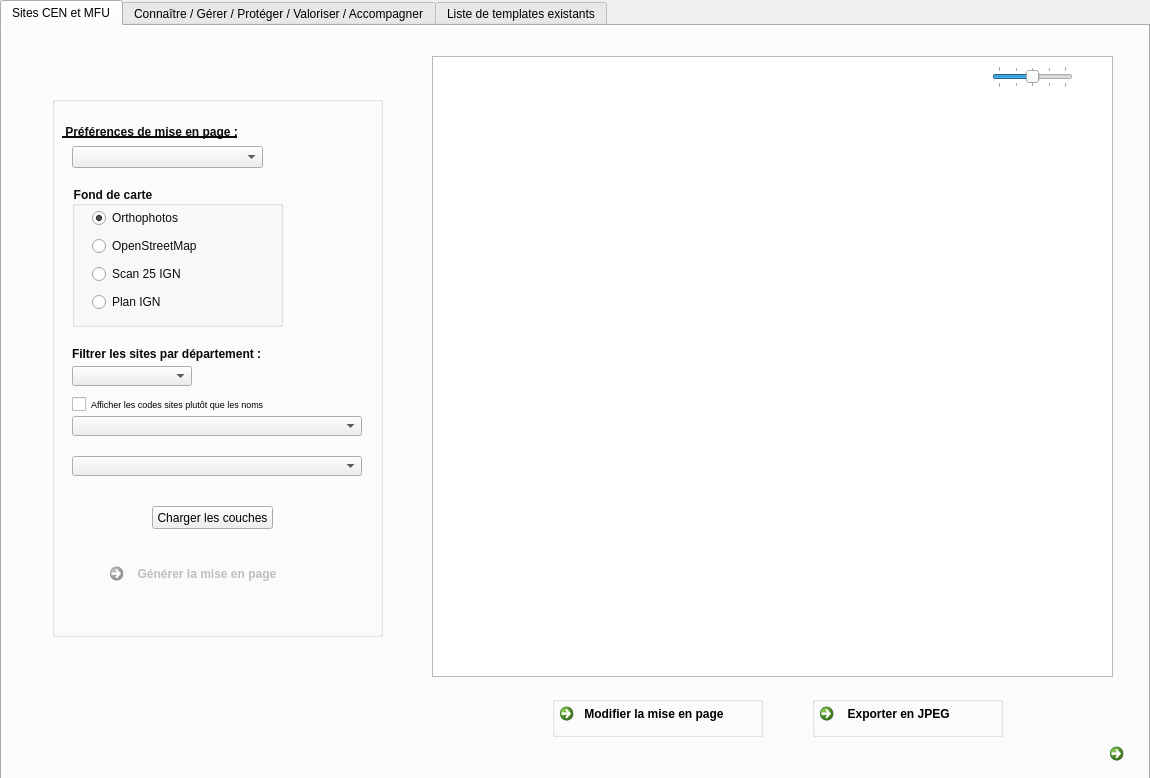
<?xml version="1.0" encoding="UTF-8"?>
<ui version="4.0">
 <class>MapCENDialogBase</class>
 <widget class="QDialog" name="MapCENDialogBase">
  <property name="geometry">
   <rect>
    <x>0</x>
    <y>0</y>
    <width>1150</width>
    <height>778</height>
   </rect>
  </property>
  <property name="windowTitle">
   <string>MapCEN</string>
  </property>
  <widget class="QTabWidget" name="tabWidget">
   <property name="geometry">
    <rect>
     <x>0</x>
     <y>0</y>
     <width>1150</width>
     <height>781</height>
    </rect>
   </property>
   <property name="minimumSize">
    <size>
     <width>1150</width>
     <height>781</height>
    </size>
   </property>
   <property name="maximumSize">
    <size>
     <width>1150</width>
     <height>781</height>
    </size>
   </property>
   <property name="baseSize">
    <size>
     <width>1150</width>
     <height>781</height>
    </size>
   </property>
   <property name="styleSheet">
    <string notr="true">QWidget#tab{background-image: url(:/plugins/map_cen/Capture.png)}
QWidget#tab_2{background-image: url(:/plugins/map_cen/Capture.png)}
QWidget#tab_3{background-image: url(:/plugins/map_cen/Capture.png)}</string>
   </property>
   <property name="currentIndex">
    <number>0</number>
   </property>
   <widget class="QWidget" name="tab_2">
    <property name="styleSheet">
     <string notr="true">QWidget#tab_2{background-image: url(:/plugins/map_cen/Capture.png)}</string>
    </property>
    <attribute name="title">
     <string>Sites CEN et MFU</string>
    </attribute>
    <widget class="QGroupBox" name="groupBox_2">
     <property name="geometry">
      <rect>
       <x>50</x>
       <y>70</y>
       <width>331</width>
       <height>541</height>
      </rect>
     </property>
     <property name="font">
      <font>
       <weight>75</weight>
       <bold>true</bold>
      </font>
     </property>
     <property name="styleSheet">
      <string notr="true">QGroupBox#groupBox_2{background-color: rgb(255, 255, 255, 170);}</string>
     </property>
     <property name="title">
      <string/>
     </property>
     <widget class="QGroupBox" name="groupBox">
      <property name="geometry">
       <rect>
        <x>20</x>
        <y>90</y>
        <width>211</width>
        <height>141</height>
       </rect>
      </property>
      <property name="font">
       <font>
        <weight>75</weight>
        <bold>true</bold>
       </font>
      </property>
      <property name="styleSheet">
       <string notr="true">color: rgb(13, 13, 13);</string>
      </property>
      <property name="title">
       <string>Fond de carte</string>
      </property>
      <widget class="QWidget" name="verticalLayoutWidget">
       <property name="geometry">
        <rect>
         <x>20</x>
         <y>20</y>
         <width>171</width>
         <height>111</height>
        </rect>
       </property>
       <layout class="QVBoxLayout" name="verticalLayout">
        <item>
         <widget class="QRadioButton" name="radioButton">
          <property name="text">
           <string>Orthophotos</string>
          </property>
          <property name="checked">
           <bool>true</bool>
          </property>
         </widget>
        </item>
        <item>
         <widget class="QRadioButton" name="radioButton_2">
          <property name="enabled">
           <bool>true</bool>
          </property>
          <property name="text">
           <string>OpenStreetMap</string>
          </property>
         </widget>
        </item>
        <item>
         <widget class="QRadioButton" name="radioButton_3">
          <property name="enabled">
           <bool>true</bool>
          </property>
          <property name="text">
           <string>Scan 25 IGN</string>
          </property>
          <property name="checkable">
           <bool>true</bool>
          </property>
         </widget>
        </item>
        <item>
         <widget class="QRadioButton" name="radioButton_4">
          <property name="enabled">
           <bool>true</bool>
          </property>
          <property name="text">
           <string>Plan IGN</string>
          </property>
          <property name="checked">
           <bool>false</bool>
          </property>
         </widget>
        </item>
       </layout>
      </widget>
     </widget>
     <widget class="QLabel" name="label">
      <property name="geometry">
       <rect>
        <x>10</x>
        <y>20</y>
        <width>181</width>
        <height>31</height>
       </rect>
      </property>
      <property name="font">
       <font>
        <weight>75</weight>
        <bold>true</bold>
        <underline>true</underline>
       </font>
      </property>
      <property name="styleSheet">
       <string notr="true">color: rgb(11, 11, 11);</string>
      </property>
      <property name="text">
       <string> Préférences de mise en page :</string>
      </property>
     </widget>
     <widget class="QCommandLinkButton" name="commandLinkButton_4">
      <property name="enabled">
       <bool>false</bool>
      </property>
      <property name="geometry">
       <rect>
        <x>50</x>
        <y>460</y>
        <width>221</width>
        <height>51</height>
       </rect>
      </property>
      <property name="text">
       <string>  Générer la mise en page</string>
      </property>
      <property name="icon">
       <iconset resource="resources.qrc">
        <normaloff>:/plugins/map_cen/project.png</normaloff>:/plugins/map_cen/project.png</iconset>
      </property>
      <property name="iconSize">
       <size>
        <width>30</width>
        <height>30</height>
       </size>
      </property>
     </widget>
     <widget class="QgsCheckableComboBox" name="mComboBox">
      <property name="geometry">
       <rect>
        <x>20</x>
        <y>320</y>
        <width>290</width>
        <height>20</height>
       </rect>
      </property>
      <property name="minimumSize">
       <size>
        <width>290</width>
        <height>20</height>
       </size>
      </property>
      <property name="maximumSize">
       <size>
        <width>290</width>
        <height>20</height>
       </size>
      </property>
      <property name="styleSheet">
       <string notr="true"/>
      </property>
      <property name="currentText">
       <string>Sélectionner le ou les site(s) ici</string>
      </property>
      <property name="maxVisibleItems">
       <number>15</number>
      </property>
      <property name="sizeAdjustPolicy">
       <enum>QComboBox::AdjustToContents</enum>
      </property>
      <property name="defaultText">
       <string>Sélectionner le ou les site(s) ici</string>
      </property>
     </widget>
     <widget class="QLabel" name="label_12">
      <property name="geometry">
       <rect>
        <x>20</x>
        <y>250</y>
        <width>201</width>
        <height>16</height>
       </rect>
      </property>
      <property name="font">
       <font>
        <weight>75</weight>
        <bold>true</bold>
       </font>
      </property>
      <property name="styleSheet">
       <string notr="true">color: rgb(8, 8, 8);</string>
      </property>
      <property name="text">
       <string>Filtrer les sites par département :</string>
      </property>
     </widget>
     <widget class="QLabel" name="label_15">
      <property name="geometry">
       <rect>
        <x>20</x>
        <y>300</y>
        <width>295</width>
        <height>16</height>
       </rect>
      </property>
      <property name="font">
       <font>
        <weight>75</weight>
        <bold>true</bold>
       </font>
      </property>
      <property name="styleSheet">
       <string notr="true">color: rgb(8, 8, 8);</string>
      </property>
      <property name="text">
       <string/>
      </property>
     </widget>
     <widget class="QgsCheckableComboBox" name="mComboBox_3">
      <property name="geometry">
       <rect>
        <x>20</x>
        <y>360</y>
        <width>290</width>
        <height>20</height>
       </rect>
      </property>
      <property name="minimumSize">
       <size>
        <width>290</width>
        <height>20</height>
       </size>
      </property>
      <property name="maximumSize">
       <size>
        <width>290</width>
        <height>20</height>
       </size>
      </property>
      <property name="styleSheet">
       <string notr="true"/>
      </property>
      <property name="maxVisibleItems">
       <number>15</number>
      </property>
      <property name="sizeAdjustPolicy">
       <enum>QComboBox::AdjustToContents</enum>
      </property>
      <property name="defaultText">
       <string>Périmètres écologiques :</string>
      </property>
     </widget>
     <widget class="QComboBox" name="comboBox_3">
      <property name="geometry">
       <rect>
        <x>20</x>
        <y>50</y>
        <width>191</width>
        <height>22</height>
       </rect>
      </property>
      <property name="currentText">
       <string/>
      </property>
      <property name="currentIndex">
       <number>-1</number>
      </property>
      <item>
       <property name="text">
        <string>Choix du type de carte :</string>
       </property>
      </item>
     </widget>
     <widget class="QPushButton" name="pushButton">
      <property name="geometry">
       <rect>
        <x>100</x>
        <y>410</y>
        <width>121</width>
        <height>23</height>
       </rect>
      </property>
      <property name="text">
       <string>Charger les couches</string>
      </property>
     </widget>
     <widget class="QCheckBox" name="checkBox">
      <property name="geometry">
       <rect>
        <x>20</x>
        <y>300</y>
        <width>281</width>
        <height>17</height>
       </rect>
      </property>
      <property name="font">
       <font>
        <pointsize>7</pointsize>
       </font>
      </property>
      <property name="text">
       <string>Afficher les codes sites plutôt que les noms</string>
      </property>
     </widget>
     <widget class="QgsCheckableComboBox" name="mComboBox_4">
      <property name="geometry">
       <rect>
        <x>20</x>
        <y>270</y>
        <width>120</width>
        <height>20</height>
       </rect>
      </property>
      <property name="minimumSize">
       <size>
        <width>120</width>
        <height>20</height>
       </size>
      </property>
      <property name="maximumSize">
       <size>
        <width>120</width>
        <height>20</height>
       </size>
      </property>
      <property name="styleSheet">
       <string notr="true"/>
      </property>
      <property name="currentText">
       <string/>
      </property>
      <property name="currentIndex">
       <number>-1</number>
      </property>
      <property name="maxVisibleItems">
       <number>15</number>
      </property>
      <property name="sizeAdjustPolicy">
       <enum>QComboBox::AdjustToContents</enum>
      </property>
      <property name="defaultText">
       <string/>
      </property>
     </widget>
    </widget>
    <widget class="QGroupBox" name="groupBox_3">
     <property name="geometry">
      <rect>
       <x>550</x>
       <y>670</y>
       <width>211</width>
       <height>41</height>
      </rect>
     </property>
     <property name="styleSheet">
      <string notr="true">QGroupBox#groupBox_3{background-color: rgb(255, 255, 255, 170);}</string>
     </property>
     <property name="title">
      <string/>
     </property>
     <widget class="QCommandLinkButton" name="commandLinkButton_5">
      <property name="geometry">
       <rect>
        <x>0</x>
        <y>0</y>
        <width>211</width>
        <height>41</height>
       </rect>
      </property>
      <property name="styleSheet">
       <string notr="true">QCommandLinkButton#commandLinkButton_3{background-color: rgb(255, 255, 255, 170);}</string>
      </property>
      <property name="text">
       <string> Modifier la mise en page</string>
      </property>
      <property name="icon">
       <iconset resource="resources.qrc">
        <normaloff>:/plugins/map_cen/edit.png</normaloff>:/plugins/map_cen/edit.png</iconset>
      </property>
      <property name="iconSize">
       <size>
        <width>30</width>
        <height>20</height>
       </size>
      </property>
     </widget>
    </widget>
    <widget class="QGroupBox" name="groupBox_5">
     <property name="geometry">
      <rect>
       <x>810</x>
       <y>670</y>
       <width>191</width>
       <height>41</height>
      </rect>
     </property>
     <property name="styleSheet">
      <string notr="true">QGroupBox#groupBox_5{background-color: rgb(255, 255, 255, 170);}</string>
     </property>
     <property name="title">
      <string/>
     </property>
     <widget class="QCommandLinkButton" name="commandLinkButton_6">
      <property name="geometry">
       <rect>
        <x>0</x>
        <y>0</y>
        <width>191</width>
        <height>41</height>
       </rect>
      </property>
      <property name="text">
       <string>  Exporter en JPEG</string>
      </property>
      <property name="icon">
       <iconset resource="resources.qrc">
        <normaloff>:/plugins/map_cen/jpg.png</normaloff>:/plugins/map_cen/jpg.png</iconset>
      </property>
     </widget>
    </widget>
    <widget class="QGraphicsView" name="graphicsView">
     <property name="geometry">
      <rect>
       <x>430</x>
       <y>30</y>
       <width>681</width>
       <height>621</height>
      </rect>
     </property>
    </widget>
    <widget class="QLabel" name="label_2">
     <property name="geometry">
      <rect>
       <x>110</x>
       <y>640</y>
       <width>211</width>
       <height>71</height>
      </rect>
     </property>
     <property name="text">
      <string/>
     </property>
     <property name="pixmap">
      <pixmap resource="resources.qrc">:/plugins/map_cen/logo.jpg</pixmap>
     </property>
     <property name="scaledContents">
      <bool>true</bool>
     </property>
    </widget>
    <widget class="QSlider" name="horizontalSlider">
     <property name="geometry">
      <rect>
       <x>990</x>
       <y>40</y>
       <width>81</width>
       <height>22</height>
      </rect>
     </property>
     <property name="minimum">
      <number>-2</number>
     </property>
     <property name="maximum">
      <number>2</number>
     </property>
     <property name="singleStep">
      <number>6</number>
     </property>
     <property name="value">
      <number>0</number>
     </property>
     <property name="orientation">
      <enum>Qt::Horizontal</enum>
     </property>
     <property name="tickPosition">
      <enum>QSlider::TicksBothSides</enum>
     </property>
     <property name="tickInterval">
      <number>1</number>
     </property>
    </widget>
    <widget class="QLabel" name="label_9">
     <property name="geometry">
      <rect>
       <x>960</x>
       <y>40</y>
       <width>21</width>
       <height>21</height>
      </rect>
     </property>
     <property name="text">
      <string/>
     </property>
     <property name="pixmap">
      <pixmap resource="resources.qrc">:/plugins/map_cen/zoom_out.png</pixmap>
     </property>
     <property name="scaledContents">
      <bool>true</bool>
     </property>
    </widget>
    <widget class="QLabel" name="label_10">
     <property name="geometry">
      <rect>
       <x>1080</x>
       <y>40</y>
       <width>21</width>
       <height>21</height>
      </rect>
     </property>
     <property name="text">
      <string/>
     </property>
     <property name="pixmap">
      <pixmap resource="resources.qrc">:/plugins/map_cen/zoom.png</pixmap>
     </property>
     <property name="scaledContents">
      <bool>true</bool>
     </property>
    </widget>
    <widget class="QCommandLinkButton" name="commandLinkButton_3">
     <property name="geometry">
      <rect>
       <x>1100</x>
       <y>710</y>
       <width>41</width>
       <height>41</height>
      </rect>
     </property>
     <property name="font">
      <font>
       <family>Segoe UI</family>
       <pointsize>9</pointsize>
      </font>
     </property>
     <property name="text">
      <string/>
     </property>
     <property name="icon">
      <iconset resource="resources.qrc">
       <normaloff>:/plugins/map_cen/info.png</normaloff>:/plugins/map_cen/info.png</iconset>
     </property>
     <property name="iconSize">
      <size>
       <width>25</width>
       <height>25</height>
      </size>
     </property>
    </widget>
    <zorder>graphicsView</zorder>
    <zorder>groupBox_5</zorder>
    <zorder>groupBox_2</zorder>
    <zorder>groupBox_3</zorder>
    <zorder>label_2</zorder>
    <zorder>horizontalSlider</zorder>
    <zorder>label_9</zorder>
    <zorder>label_10</zorder>
    <zorder>commandLinkButton_3</zorder>
   </widget>
   <widget class="QWidget" name="tab_3">
    <attribute name="title">
     <string>Connaître / Gérer / Protéger / Valoriser / Accompagner</string>
    </attribute>
    <widget class="QLabel" name="label_13">
     <property name="geometry">
      <rect>
       <x>400</x>
       <y>490</y>
       <width>361</width>
       <height>41</height>
      </rect>
     </property>
     <property name="text">
      <string/>
     </property>
     <property name="pixmap">
      <pixmap resource="resources.qrc">:/plugins/map_cen/onglet.png</pixmap>
     </property>
     <property name="scaledContents">
      <bool>true</bool>
     </property>
    </widget>
    <widget class="QLabel" name="label_11">
     <property name="geometry">
      <rect>
       <x>310</x>
       <y>130</y>
       <width>531</width>
       <height>411</height>
      </rect>
     </property>
     <property name="text">
      <string/>
     </property>
     <property name="pixmap">
      <pixmap resource="resources.qrc">:/plugins/map_cen/underconstruction.gif</pixmap>
     </property>
     <property name="scaledContents">
      <bool>true</bool>
     </property>
    </widget>
    <zorder>label_11</zorder>
    <zorder>label_13</zorder>
   </widget>
   <widget class="QWidget" name="tab">
    <attribute name="title">
     <string>Liste de templates existants</string>
    </attribute>
    <widget class="QGroupBox" name="groupBox_6">
     <property name="geometry">
      <rect>
       <x>680</x>
       <y>350</y>
       <width>141</width>
       <height>41</height>
      </rect>
     </property>
     <property name="styleSheet">
      <string notr="true">QGroupBox#groupBox_6{background-color: rgb(255, 255, 255, 170);}</string>
     </property>
     <property name="title">
      <string/>
     </property>
     <widget class="QCommandLinkButton" name="commandLinkButton">
      <property name="geometry">
       <rect>
        <x>0</x>
        <y>0</y>
        <width>141</width>
        <height>41</height>
       </rect>
      </property>
      <property name="font">
       <font>
        <family>Segoe UI</family>
        <pointsize>10</pointsize>
       </font>
      </property>
      <property name="styleSheet">
       <string notr="true">background-color: qconicalgradient(cx:0, cy:0, angle:135, stop:0 rgba(255, 255, 0, 69), stop:0.375 rgba(255, 255, 0, 69), stop:0.423533 rgba(251, 255, 0, 145), stop:0.45 rgba(247, 255, 0, 208), stop:0.477581 rgba(255, 244, 71, 130), stop:0.518717 rgba(255, 218, 71, 130), stop:0.55 rgba(255, 255, 0, 255), stop:0.57754 rgba(255, 203, 0, 130), stop:0.625 rgba(255, 255, 0, 69), stop:1 rgba(255, 255, 0, 69));</string>
      </property>
      <property name="text">
       <string> Mise en page</string>
      </property>
     </widget>
    </widget>
    <widget class="QGroupBox" name="groupBox_7">
     <property name="geometry">
      <rect>
       <x>20</x>
       <y>70</y>
       <width>391</width>
       <height>611</height>
      </rect>
     </property>
     <property name="font">
      <font>
       <weight>75</weight>
       <bold>true</bold>
      </font>
     </property>
     <property name="styleSheet">
      <string notr="true">QGroupBox#groupBox_7{background-color: rgb(255, 255, 255, 170);}</string>
     </property>
     <property name="title">
      <string/>
     </property>
     <widget class="QLabel" name="label_4">
      <property name="geometry">
       <rect>
        <x>30</x>
        <y>20</y>
        <width>311</width>
        <height>41</height>
       </rect>
      </property>
      <property name="font">
       <font>
        <weight>75</weight>
        <bold>true</bold>
        <underline>true</underline>
       </font>
      </property>
      <property name="styleSheet">
       <string notr="true">color: rgb(11, 11, 11);</string>
      </property>
      <property name="text">
       <string>Sélectionner un template de mise en page :</string>
      </property>
     </widget>
     <widget class="QComboBox" name="comboBox">
      <property name="geometry">
       <rect>
        <x>30</x>
        <y>60</y>
        <width>331</width>
        <height>22</height>
       </rect>
      </property>
      <property name="editable">
       <bool>false</bool>
      </property>
      <property name="currentText">
       <string notr="true"/>
      </property>
      <property name="insertPolicy">
       <enum>QComboBox::InsertAlphabetically</enum>
      </property>
      <item>
       <property name="text">
        <string/>
       </property>
      </item>
     </widget>
     <widget class="QLineEdit" name="lineEdit_2">
      <property name="enabled">
       <bool>true</bool>
      </property>
      <property name="geometry">
       <rect>
        <x>90</x>
        <y>210</y>
        <width>211</width>
        <height>21</height>
       </rect>
      </property>
      <property name="text">
       <string>Titre à renseigner ici</string>
      </property>
      <property name="alignment">
       <set>Qt::AlignCenter</set>
      </property>
      <property name="readOnly">
       <bool>false</bool>
      </property>
      <property name="clearButtonEnabled">
       <bool>true</bool>
      </property>
     </widget>
     <widget class="QLabel" name="label_6">
      <property name="geometry">
       <rect>
        <x>30</x>
        <y>170</y>
        <width>311</width>
        <height>41</height>
       </rect>
      </property>
      <property name="font">
       <font>
        <weight>50</weight>
        <bold>false</bold>
        <underline>true</underline>
       </font>
      </property>
      <property name="styleSheet">
       <string notr="true">color: rgb(11, 11, 11);</string>
      </property>
      <property name="text">
       <string>Titre de la carte :</string>
      </property>
     </widget>
     <widget class="QLineEdit" name="lineEdit_3">
      <property name="enabled">
       <bool>true</bool>
      </property>
      <property name="geometry">
       <rect>
        <x>90</x>
        <y>300</y>
        <width>211</width>
        <height>21</height>
       </rect>
      </property>
      <property name="text">
       <string>Sous-titre à renseigner ici</string>
      </property>
      <property name="alignment">
       <set>Qt::AlignCenter</set>
      </property>
      <property name="readOnly">
       <bool>false</bool>
      </property>
      <property name="clearButtonEnabled">
       <bool>true</bool>
      </property>
     </widget>
     <widget class="QLabel" name="label_7">
      <property name="geometry">
       <rect>
        <x>30</x>
        <y>260</y>
        <width>311</width>
        <height>41</height>
       </rect>
      </property>
      <property name="font">
       <font>
        <weight>50</weight>
        <bold>false</bold>
        <underline>true</underline>
       </font>
      </property>
      <property name="styleSheet">
       <string notr="true">color: rgb(11, 11, 11);</string>
      </property>
      <property name="text">
       <string>Sous-titre de la carte :</string>
      </property>
     </widget>
     <widget class="QLabel" name="label_8">
      <property name="geometry">
       <rect>
        <x>30</x>
        <y>350</y>
        <width>311</width>
        <height>41</height>
       </rect>
      </property>
      <property name="font">
       <font>
        <weight>50</weight>
        <bold>false</bold>
        <underline>true</underline>
       </font>
      </property>
      <property name="styleSheet">
       <string notr="true">color: rgb(11, 11, 11);</string>
      </property>
      <property name="text">
       <string>Source des données :</string>
      </property>
     </widget>
     <widget class="QLineEdit" name="lineEdit_4">
      <property name="enabled">
       <bool>true</bool>
      </property>
      <property name="geometry">
       <rect>
        <x>90</x>
        <y>390</y>
        <width>211</width>
        <height>21</height>
       </rect>
      </property>
      <property name="text">
       <string>à renseigner ici</string>
      </property>
      <property name="alignment">
       <set>Qt::AlignCenter</set>
      </property>
      <property name="readOnly">
       <bool>false</bool>
      </property>
      <property name="clearButtonEnabled">
       <bool>true</bool>
      </property>
     </widget>
     <widget class="QgsCheckableComboBox" name="mComboBox_2">
      <property name="geometry">
       <rect>
        <x>40</x>
        <y>480</y>
        <width>310</width>
        <height>20</height>
       </rect>
      </property>
      <property name="minimumSize">
       <size>
        <width>310</width>
        <height>20</height>
       </size>
      </property>
      <property name="maximumSize">
       <size>
        <width>310</width>
        <height>20</height>
       </size>
      </property>
      <property name="styleSheet">
       <string notr="true"/>
      </property>
      <property name="currentText">
       <string/>
      </property>
      <property name="maxVisibleItems">
       <number>15</number>
      </property>
      <property name="sizeAdjustPolicy">
       <enum>QComboBox::AdjustToContents</enum>
      </property>
      <property name="defaultText">
       <string/>
      </property>
     </widget>
     <widget class="QLabel" name="label_14">
      <property name="geometry">
       <rect>
        <x>30</x>
        <y>440</y>
        <width>311</width>
        <height>41</height>
       </rect>
      </property>
      <property name="font">
       <font>
        <weight>50</weight>
        <bold>false</bold>
        <underline>true</underline>
       </font>
      </property>
      <property name="styleSheet">
       <string notr="true">color: rgb(11, 11, 11);</string>
      </property>
      <property name="text">
       <string>Eléments à intégrer à la légende :</string>
      </property>
     </widget>
     <widget class="QWidget" name="horizontalLayoutWidget">
      <property name="geometry">
       <rect>
        <x>40</x>
        <y>90</y>
        <width>261</width>
        <height>31</height>
       </rect>
      </property>
      <layout class="QHBoxLayout" name="horizontalLayout">
       <item>
        <widget class="QLabel" name="label_3">
         <property name="font">
          <font>
           <pointsize>7</pointsize>
           <weight>75</weight>
           <bold>true</bold>
           <underline>false</underline>
          </font>
         </property>
         <property name="text">
          <string>Format :</string>
         </property>
        </widget>
       </item>
       <item>
        <widget class="QRadioButton" name="radioButton_6">
         <property name="font">
          <font>
           <pointsize>7</pointsize>
          </font>
         </property>
         <property name="text">
          <string>A4</string>
         </property>
         <property name="iconSize">
          <size>
           <width>16</width>
           <height>16</height>
          </size>
         </property>
        </widget>
       </item>
       <item>
        <widget class="QRadioButton" name="radioButton_5">
         <property name="font">
          <font>
           <pointsize>7</pointsize>
          </font>
         </property>
         <property name="text">
          <string>A3</string>
         </property>
        </widget>
       </item>
      </layout>
     </widget>
     <widget class="QWidget" name="horizontalLayoutWidget_2">
      <property name="geometry">
       <rect>
        <x>40</x>
        <y>120</y>
        <width>261</width>
        <height>31</height>
       </rect>
      </property>
      <layout class="QHBoxLayout" name="horizontalLayout_2">
       <item>
        <widget class="QLabel" name="label_16">
         <property name="font">
          <font>
           <pointsize>7</pointsize>
           <weight>75</weight>
           <bold>true</bold>
           <underline>false</underline>
          </font>
         </property>
         <property name="text">
          <string>Orientation :</string>
         </property>
        </widget>
       </item>
       <item>
        <widget class="QRadioButton" name="radioButton_7">
         <property name="font">
          <font>
           <pointsize>7</pointsize>
          </font>
         </property>
         <property name="text">
          <string>Portrait</string>
         </property>
         <property name="iconSize">
          <size>
           <width>16</width>
           <height>16</height>
          </size>
         </property>
        </widget>
       </item>
       <item>
        <widget class="QRadioButton" name="radioButton_8">
         <property name="font">
          <font>
           <pointsize>7</pointsize>
          </font>
         </property>
         <property name="text">
          <string>Paysage</string>
         </property>
        </widget>
       </item>
      </layout>
     </widget>
    </widget>
    <widget class="QLabel" name="label_5">
     <property name="geometry">
      <rect>
       <x>920</x>
       <y>10</y>
       <width>211</width>
       <height>71</height>
      </rect>
     </property>
     <property name="text">
      <string/>
     </property>
     <property name="pixmap">
      <pixmap resource="resources.qrc">:/plugins/map_cen/logo.jpg</pixmap>
     </property>
     <property name="scaledContents">
      <bool>true</bool>
     </property>
    </widget>
   </widget>
  </widget>
 </widget>
 <customwidgets>
  <customwidget>
   <class>QgsCheckableComboBox</class>
   <extends>QComboBox</extends>
   <header>qgscheckablecombobox.h</header>
  </customwidget>
 </customwidgets>
 <resources>
 </resources>
 <connections/>
</ui>
